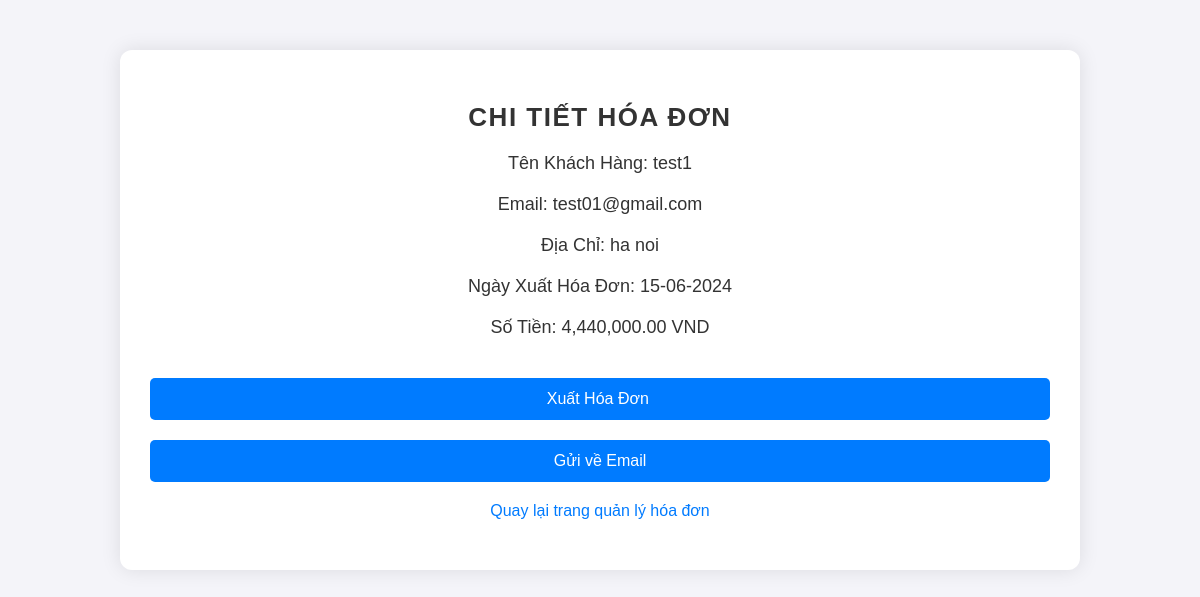
/invoice_details.php?id=24 (signed in), run on the app's committed database.
### tables this page shows
CREATE TABLE `invoices` (
  `id` int(11) NOT NULL,
  `id_user` int(11) DEFAULT NULL,
  `total_amount` decimal(10,2) DEFAULT NULL,
  `status` enum('paid','unpaid','archived') DEFAULT 'unpaid',
  `created_at` timestamp NOT NULL DEFAULT current_timestamp()
);

CREATE TABLE `users` (
  `id` int(11) NOT NULL,
  `name` varchar(100) NOT NULL,
  `email` varchar(100) NOT NULL,
  `password` varchar(255) NOT NULL,
  `address` varchar(255) NOT NULL,
  `role` enum('admin','user') DEFAULT 'user'
);

### invoice_details.php (the view, shortened to what this page needs)
<?php
require 'config.php';
$invoice_id = isset($_GET['id']) ? intval($_GET['id']) : 0;
$sql = "SELECT invoices.id, invoices.total_amount, invoices.created_at, users.name, users.email, users.address
        FROM invoices
        JOIN users ON invoices.id_user = users.id
        WHERE invoices.id = ?";
$stmt = $conn->prepare($sql);
$stmt->bind_param('i', $invoice_id);
$stmt->execute();
$result = $stmt->get_result();
$invoice = $result->fetch_assoc();
?>
<!DOCTYPE html>
<html lang="en">
<head>
    <link rel="stylesheet" href="styles.css">
</head>
<body>
    <div class="container">
        <h2>Chi Tiết Hóa Đơn</h2>
        <p>Tên Khách Hàng: <?php echo htmlspecialchars($invoice['name']); ?></p>
        <p>Email: <?php echo htmlspecialchars($invoice['email']); ?></p>
        <p>Địa Chỉ: <?php echo htmlspecialchars($invoice['address']); ?></p>
        <p>Ngày Xuất Hóa Đơn: <?php echo date("d-m-Y", strtotime($invoice['created_at'])); ?></p>
        <p>Số Tiền: <?php echo number_format($invoice['total_amount'], 2); ?> VND</p>
        <form method="post">
            <input type="submit" name="export" value="Xuất Hóa Đơn ">
        </form>
        <form method="post">
            <input type="submit" name="export2" value="Gửi về Email">
        </form>
        <p><a href="manage_invoices.php">Quay lại trang quản lý hóa đơn</a></p>
    </div>
</body>
</html>

### styles.css (style rules this page uses)
body { font-family: Arial, sans-serif; background-color: #f4f4f9; margin: 0; padding: 0; }
.container { max-width: 900px; margin: 50px auto; padding: 30px; background-color: #fff; border-radius: 12px; box-shadow: 0 0 20px rgba(0, 0, 0, 0.1); }
h2 { text-align: center; color: #333; font-size: 26px; margin-bottom: 20px; font-weight: bold; text-transform: uppercase; letter-spacing: 1.5px; }
form { display: flex; flex-direction: column; gap: 15px; }
input[type="submit"], button { padding: 12px 25px; background-color: #007bff; color: #fff; border: none; border-radius: 5px; font-size: 16px; cursor: pointer; transition: background-color 0.3s ease; margin-top: 20px; text-align: center; }
p { text-align: center; color: #555; margin: 10px 0; }
a { display: inline-block; text-decoration: none; color: #007bff; margin-top: 10px; transition: color 0.3s ease; }
.container p { font-size: 18px; color: #333; margin-bottom: 20px; }
.container a { margin-top: 20px; display: block; text-align: center; font-size: 16px; color: #007bff; }

### data on the page
invoices: id_user.name "test1", id_user.email "test01@gmail.com", id_user.address "ha noi", created_at "15-06-2024", total_amount "4,440,000.00"
